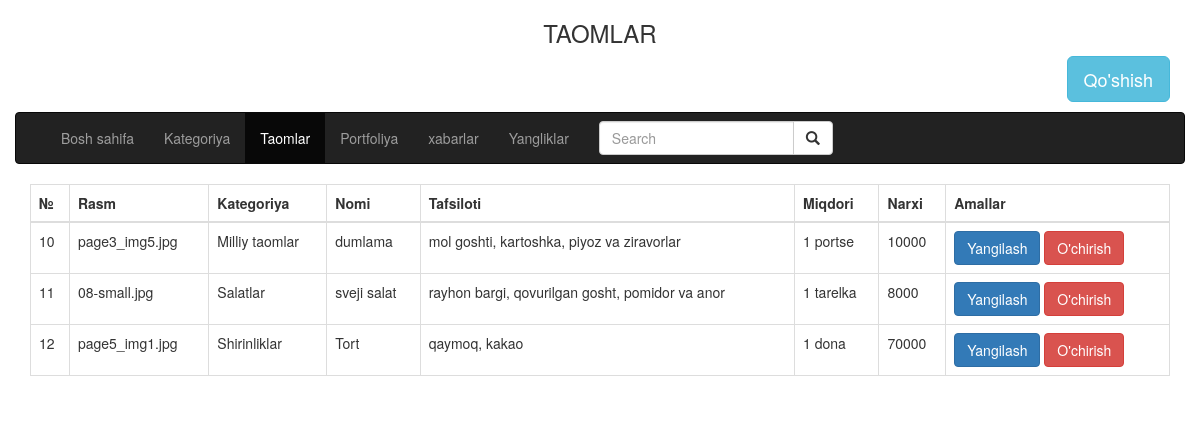
The app's page /admin/Taomlar.php with its own data.
### tables this page shows
CREATE TABLE `Taomlar` (
  `id` int(11) NOT NULL,
  `rasm` varchar(22) NOT NULL,
  `kategoriya_id` int(11) NOT NULL,
  `t_nomi` varchar(55) NOT NULL,
  `tafsiloti` varchar(55) NOT NULL,
  `miqdori` varchar(55) NOT NULL,
  `narxi` int(11) NOT NULL
);

CREATE TABLE `kategoriya` (
  `id` int(11) NOT NULL,
  `k_nomi` varchar(55) NOT NULL
);

### admin/Taomlar.php (the view, shortened to what this page needs)
<?php
$db=new PDO("mysql:host=localhost; dbname=restoran", 'root', '');
$Taomlar = $db->query("SELECT t.*, k.k_nomi  FROM Taomlar t LEFT JOIN kategoriya k ON t.kategoriya_id=k.id ")->fetchAll();
?>
<!DOCTYPE html>
<html lang="en">
<head>
    <link rel="stylesheet" href="bootstrap-3.3.7/css/bootstrap.min.css">
</head>
<body>
<h3 align="center">TAOMLAR</h3>
<div class="container">
    <div class="row">
        <div class="col-sm-12" >
<p class="text-right">
    <button type="button" class="btn btn-info btn-lg" data-toggle="modal" data-target="#addForm">Qo'shish</button>
</p>
        </div>
    </div>
</div>
<div class="container">
    <div class="row">
        <nav class="navbar navbar-inverse">
            <div class="container-fluid">
                <div class="navbar-header">
                <div class="collapse navbar-collapse" id="myNavbar">
                    <ul class="nav navbar-nav">
                        <li><a href="index.php">Bosh sahifa</a></li>
                        <li><a href="kategoriya.php">Kategoriya</a></li>
                        <li class="active"><a href="Taomlar.php">Taomlar</a></li>
                        <li><a href="portfolio.php">Portfoliya</a></li>
                        <li><a href="messages.php">xabarlar</a></li>
                        <li><a href="news.php">Yangliklar</a></li>
                    </ul
                    <ul class="nav navbar-nav navbar-right">
                        <form class="navbar-form navbar-left">
                            <div class="input-group">
                                <input type="text" class="form-control" placeholder="Search">
                                <div class="input-group-btn">
                                    <button class="btn btn-default" type="submit">
                                        <i class="glyphicon glyphicon-search"></i>
                                    </button>
                                </div>
                            </div>
                        </form>
                </div>
            </div>
        </nav>
    </div>
</div>
        <div class="container">
            <div class="row">
                <div class="col-sm-12" >
                    <table class="table table-bordered" id="mainTable">
                        <thead>
                        <tr>
                            <th>№</th>
                            <th>Rasm</th>
                            <th>Kategoriya</th>
                            <th>Nomi</th>
                            <th>Tafsiloti</th>
                            <th>Miqdori</th>
                            <th>Narxi</th>
                            <th>Amallar</th>
                        </tr>
                        </thead>
                        <tbody>
                        <?php foreach ($Taomlar as $taom): ?>
                            <tr>
                                <td><?php echo $taom["id"]?></td>
                                <td><?php echo $taom["rasm"]?></td>
                                <td><?php echo $taom["k_nomi"]?></td>
                                <td><?php echo $taom["t_nomi"]?></td>
                                <td><?php echo $taom["tafsiloti"]?></td>
                                <td><?php echo $taom["miqdori"]?></td>
                                <td><?php echo $taom["narxi"]?></td>
                                <td>
                                    <a href="editfood.php?id=<?=$taom['id']?>" class="btn btn-primary">Yangilash</a>
                                    <a href="delTaom.php?id=<?=$taom['id']?>" class="btn btn-danger" onclick="del()" >O'chirish</a>
                                </td>
                            </tr>
                        <?php endforeach;?>
                        </tbody>
                    </table>
                </div>
            </div>
        </div>
</body>
</html>

### records on screen
taomlar: id "10", rasm "page3_img5.jpg", kategoriya.k_nomi "Milliy taomlar", t_nomi "dumlama", tafsiloti "mol goshti, kartoshka, piyoz va ziravorlar", miqdori "1 portse", narxi "10000"
taomlar: id "11", rasm "08-small.jpg", kategoriya.k_nomi "Salatlar", t_nomi "sveji salat", tafsiloti "rayhon bargi, qovurilgan gosht, pomidor va anor", miqdori "1 tarelka", narxi "8000"
taomlar: id "12", rasm "page5_img1.jpg", kategoriya.k_nomi "Shirinliklar", t_nomi "Tort", tafsiloti "qaymoq, kakao", miqdori "1 dona", narxi "70000"
